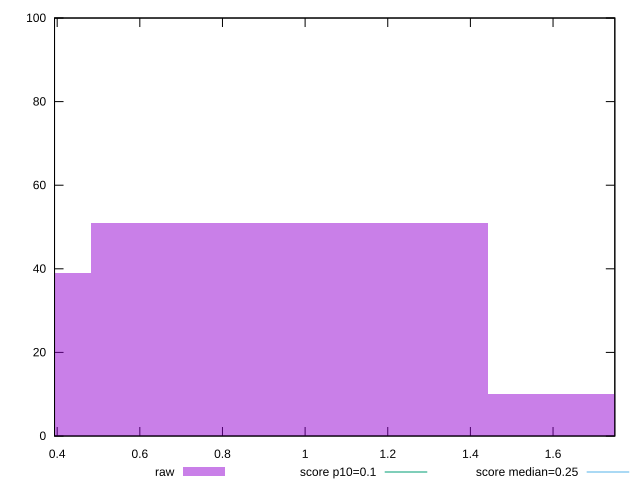

gnuplot code for this plot:
reset

$raw <<EOF
1.9249981150646818 10
0.9624990575323409 51
0 39
EOF

set key outside below
set boxwidth 0.9624990575323409
set xrange [0.39359130859374997:1.7495150756835938]
set yrange [0:100]
set trange [0:100]
set style fill transparent solid 0.5 noborder

set parametric
set terminal svg size 640, 490 enhanced background rgb 'white'
set output "report_00019_2021-02-10T18-14-37.922Z//cumulative-layout-shift/samples/pages+cached+noadtech/raw/histogram.svg"

plot $raw title "raw" with boxes, \
     0.1,t title "score p10=0.1", \
     0.25,t title "score median=0.25"

reset
